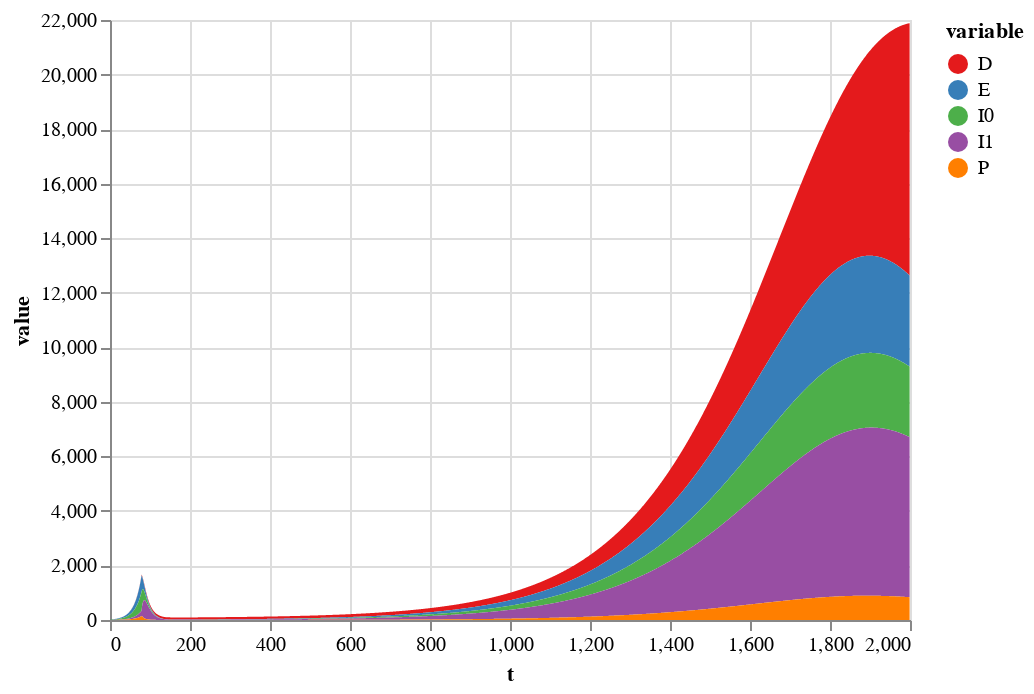

Notebook code for this chart:
### Code cell
alt.Chart(plot_values).mark_area().encode(
    x='t',
    y=alt.Y('value', stack=True),
    color=alt.Color('variable', scale=alt.Scale(scheme="set1"))
).properties(
).interactive()

### Figure 1 — Vega-Lite specification as saved in the notebook (floating-point values rounded to 4 significant figures; data arrays with more than 128 entries replaced by an {"elided": "..."} marker saying what was removed)
{"$schema": "https://vega.github.io/schema/vega-lite/v3.4.0.json", "config": {"mark": {"tooltip": null}, "view": {"height": 300, "width": 400}}, "data": {"name": "data-8aa576d3fbf4d3e8e5ac34b45878c4ec"}, "datasets": {"data-8aa576d3fbf4d3e8e5ac34b45878c4ec": {"elided": "10000 records"}}, "encoding": {"color": {"field": "variable", "scale": {"scheme": "set1"}, "type": "nominal"}, "x": {"field": "t", "type": "quantitative"}, "y": {"field": "value", "stack": true, "type": "quantitative"}}, "mark": "area", "selection": {"selector019": {"bind": "scales", "encodings": ["x", "y"], "type": "interval"}}}
